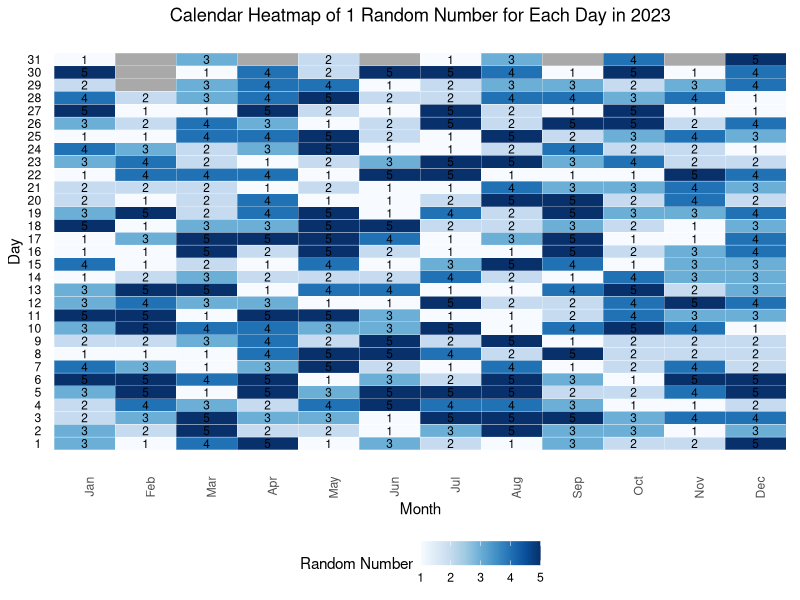

This figure's R source:
# Load the required libraries
library(lubridate)
library(ggplot2)
library(reshape2)
library(RColorBrewer)

set.seed(123)

# Generate sequence of dates for 2023
dates <- seq(ymd("2023-01-01"), ymd("2023-12-31"), by = "day")

# Generate a random number between 1 and 5 for each date
random_numbers <- sample(1:5, length(dates), replace = TRUE)

# Combine dates and random numbers
result <- data.frame(Date = dates, RandomNumber = random_numbers)

# Reshape
result_melted <- melt(result, id.vars = "Date")

# Extract day and month from the Date
result$Day <- day(result$Date)
result$Month <- month(result$Date)

# Create a complete grid of days and months
grid <- expand.grid(Day = 1:31, Month = 1:12)
grid$MonthName <- factor(month.abb[grid$Month], levels = month.abb)

# Merge the grid with the result data
merged_result <- merge(grid, result, by = c("Day", "Month"), all.x = TRUE)

# Mark the non-existent days, e.g., February 31st
merged_result$ValidDay <- !is.na(merged_result$RandomNumber)
merged_result$RandomNumber[!merged_result$ValidDay] <- NA

# Define a nicer color palette
color_palette <- brewer.pal(9, "Blues")

# Create the heatmap with labels and improved color scheme
ggplot(merged_result, aes(x = MonthName, y = Day, fill = RandomNumber)) +
  geom_tile(color = "white", aes(fill = ifelse(ValidDay, RandomNumber, NA))) +
  geom_text(aes(label = ifelse(ValidDay, RandomNumber, "")), color = "black", size = 3) +
  scale_fill_gradientn(colors = color_palette, na.value = "darkgray") +
  scale_y_continuous(breaks = 1:31) +
  theme_minimal() +
  labs(x = "Month", y = "Day", fill = "Random Number", 
       title = "Calendar Heatmap of 1 Random Number for Each Day in 2023") +
  theme(axis.text.x = element_text(angle = 90, hjust = 1),
        axis.text.y = element_text(color = "black"),
        axis.ticks = element_blank(),
        panel.grid.major = element_blank(),
        panel.grid.minor = element_blank(),
        legend.position = "bottom",
        plot.title = element_text(hjust = 0.5),
        plot.subtitle = element_text(hjust = 0.5))
